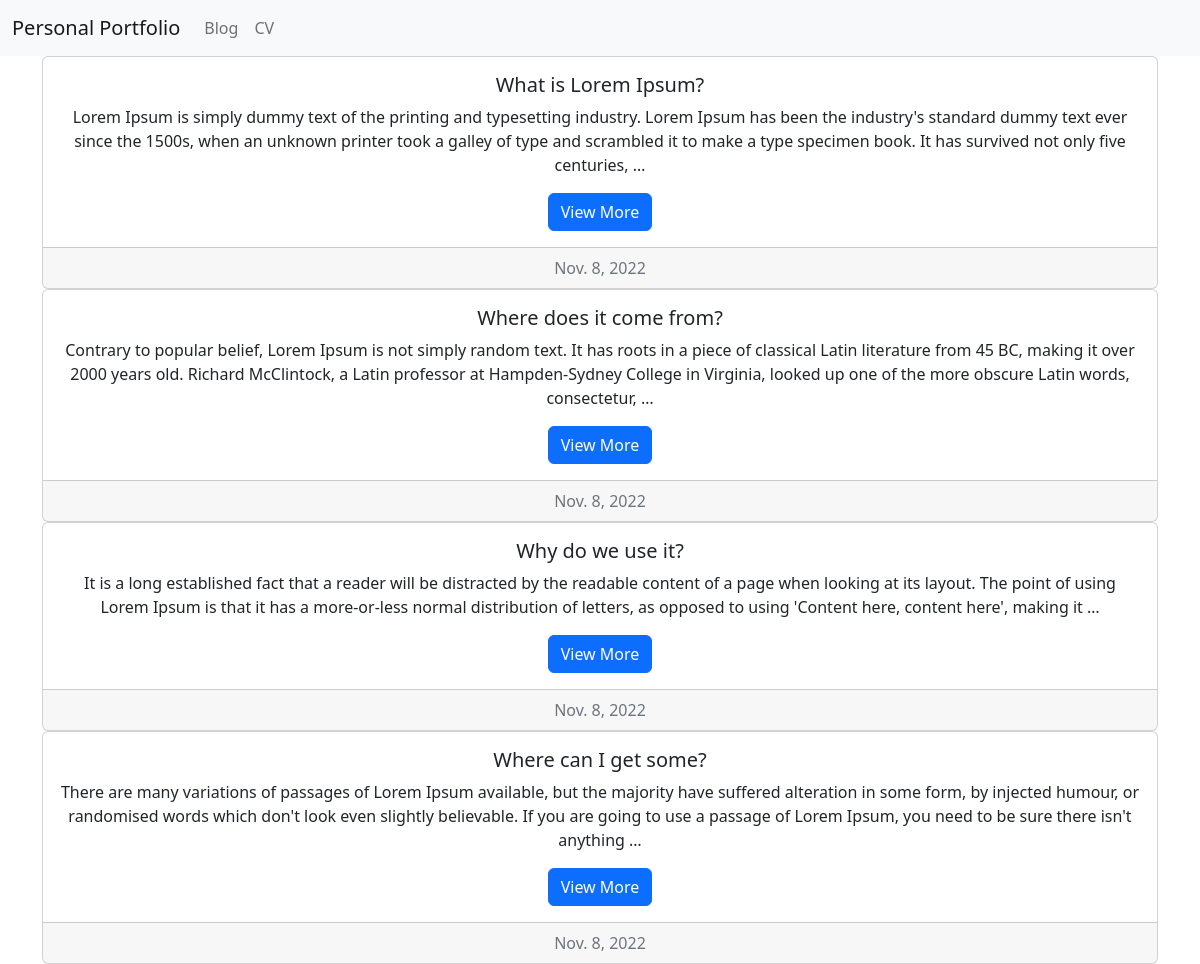
Screenshot of /blog/ with the database file from the repository.
### blog/models.py (models this page shows, shortened)
class Blog(models.Model):
    title = models.CharField(max_length=250)
    date = models.DateField(auto_now=True)
    description = models.TextField()

### blog/views.py (the view)
# urls.py: path('', all_blogs),
def all_blogs(requests):
    blogs = Blog.objects.order_by('-date')
    context = {
        'blogs': blogs
    }
    return render(requests, template_name='blog/all_blogs.html', context=context)

### templates/blog/all_blogs.html
{% extends 'portfolio/base.html' %} {% block body %}
<div class="container">
    {% for blog in blogs %}
    <div class="card text-center">
        <div class="card-body">
            <h5 class="card-title">{{blog.title}}</h5>
            <p class="card-text">
                {{blog.description|truncatewords:50}}
            </p>
            <a href="{% url 'blog_detail' pk=blog.id %}" class="btn btn-primary">View More</a>
        </div>
        <div class="card-footer text-muted">{{blog.date}}</div>
    </div>
    {% endfor %}
</div>
{% endblock body %}

### templates/portfolio/base.html (shortened to what this page needs)
{% load static %}
<!DOCTYPE html>
<html lang="en">
<head>
    <link href="https://cdn.jsdelivr.net/npm/bootstrap@5.2.2/dist/css/bootstrap.min.css" rel="stylesheet"
 />
</head>
<body>
    <nav class="navbar navbar-expand-lg bg-light">
        <div class="container-fluid">
            <a class="navbar-brand" href="{% url 'Home' %}">Personal Portfolio</a>
            <div class="collapse navbar-collapse" id="navbarSupportedContent">
                <ul class="navbar-nav me-auto mb-2 mb-lg-0">
                    <li class="nav-item">
                        <a class="nav-link" href="/blog">Blog</a>
                    </li>
                    <li class="nav-item">
                        <a class="nav-link" href="https://drive.google.com/file/d/144fztLeehVm_7A-o4PKoDONin576qRtk/view?usp=sharing" target="_blank">CV</a>
                    </li>
                </ul>
            </div>
        </div>
    </nav>
    {% block body %}
    {% endblock body %}
</body>
</html>

### rows the page displays
Blog: title "What is Lorem Ipsum?", description "Lorem Ipsum is simply dummy text of the printing and typesetting industry. Lorem Ipsum has been the industry's standard dummy text ever since the 1500s, when an unknown printer took a galley of type and scrambled it to make a type specimen book. It has survived not only five centuries, …", date "Nov. 8, 2022"
Blog: title "Where does it come from?", description "Contrary to popular belief, Lorem Ipsum is not simply random text. It has roots in a piece of classical Latin literature from 45 BC, making it over 2000 years old. Richard McClintock, a Latin professor at Hampden-Sydney College in Virginia, looked up one of the more obscure Latin words, consectetur, …", date "Nov. 8, 2022"
Blog: title "Why do we use it?", description "It is a long established fact that a reader will be distracted by the readable content of a page when looking at its layout. The point of using Lorem Ipsum is that it has a more-or-less normal distribution of letters, as opposed to using 'Content here, content here', making it …", date "Nov. 8, 2022"
Blog: title "Where can I get some?", description "There are many variations of passages of Lorem Ipsum available, but the majority have suffered alteration in some form, by injected humour, or randomised words which don't look even slightly believable. If you are going to use a passage of Lorem Ipsum, you need to be sure there isn't anything …", date "Nov. 8, 2022"
